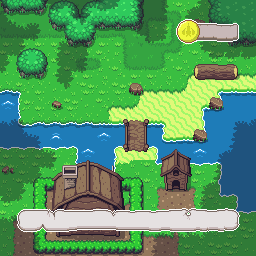

Tiled map render using the project's own tile images. Description and the map definition, with tile-layer contents summarised, below:
An orthogonal 16x16 tile map with 16x16 px tiles, 4 tile layers (layer0l, layer1l, layer2l, layer3l), 4 hidden layers not drawn.

<map version="1.4" tiledversion="1.4.2" orientation="orthogonal" renderorder="right-down" width="16" height="16" tilewidth="16" tileheight="16" infinite="0" nextlayerid="10" nextobjectid="14">
 <tileset firstgid="1" name="vram" tilewidth="16" tileheight="16" tilecount="4096" columns="64">
  <image source="vram.png" width="1024" height="1024" />
  <terraintypes>
   <terrain name="Grass" tile="-1" />
   <terrain name="Grass light" tile="0" />
   <terrain name="water" tile="0" />
   <terrain name="grass dark" tile="0" />
   <terrain name="earth" tile="0" />
   <terrain name="bush" tile="0" />
   <terrain name="shadow" tile="0" />
  </terraintypes>
  <tile id="192" terrain="0,0,0,1" />
  <tile id="193" terrain="0,0,1,1" />
  <tile id="194" terrain="0,0,1,0" />
  <tile id="256" terrain="0,1,0,1" />
  <tile id="257" terrain="1,1,1,1" />
  <tile id="258" terrain="1,0,1,0" />
  <tile id="320" terrain="0,1,0,0" />
  <tile id="321" terrain="1,1,0,0" />
  <tile id="322" terrain="1,0,0,0" />
  <tile id="384" terrain="1,1,1,0" />
  <tile id="385" terrain="1,1,0,1" />
  <tile id="386" terrain="0,0,0,2" />
  <tile id="387" terrain="0,0,2,2" />
  <tile id="388" terrain="0,0,2,0" />
  <tile id="399" terrain="1,1,1,2" />
  <tile id="400" terrain="1,1,2,2" />
  <tile id="401" terrain="1,1,2,1" />
  <tile id="448" terrain="1,0,1,1" />
  <tile id="449" terrain="0,1,1,1" />
  <tile id="450" terrain="0,2,0,2" />
  <tile id="451" terrain="2,2,2,2" />
  <tile id="452" terrain="2,0,2,0" />
  <tile id="463" terrain="1,2,1,2" />
  <tile id="465" terrain="2,1,2,1" />
  <tile id="514" terrain="0,2,0,0" />
  <tile id="515" terrain="2,2,0,0" />
  <tile id="516" terrain="2,0,0,0" />
  <tile id="527" terrain="1,2,1,1" />
  <tile id="528" terrain="2,2,1,1" />
  <tile id="529" terrain="2,1,1,1" />
  <tile id="576" terrain="0,0,0," />
  <tile id="577" terrain="0,0,,0" />
  <tile id="578" terrain="2,2,2,0" />
  <tile id="579" terrain="2,2,0,2" />
  <tile id="580" terrain=",0,,0" />
  <tile id="581" terrain="0,0,0,0" />
  <tile id="582" terrain="0,,0," />
  <tile id="583" terrain="0,0,0,0" />
  <tile id="584" terrain="0,0,0,0" />
  <tile id="585" terrain="0,0,0,0" />
  <tile id="591" terrain="2,2,2,1" />
  <tile id="592" terrain="2,2,1,2" />
  <tile id="640" terrain="0,,0,0" />
  <tile id="641" terrain=",0,0,0" />
  <tile id="642" terrain="2,0,2,2" />
  <tile id="643" terrain="0,2,2,2" />
  <tile id="644" terrain=",0,,0" />
  <tile id="645" terrain="0,0,0,0" />
  <tile id="646" terrain="0,,0," />
  <tile id="647" terrain="0,0,0,0" />
  <tile id="648" terrain="0,0,0,0" />
  <tile id="655" terrain="2,1,2,2" />
  <tile id="656" terrain="1,2,2,2" />
  <tile id="704" terrain=",,,0" />
  <tile id="705" terrain=",,0,0" />
  <tile id="706" terrain=",,0," />
  <tile id="708" terrain=",0,," />
  <tile id="709" terrain="0,0,," />
  <tile id="710" terrain="0,,," />
  <tile id="840" terrain="2,1,2,0" />
  <tile id="841" terrain="1,2,0,2" />
  <tile id="842" terrain="2,2,1,0" />
  <tile id="843" terrain="2,2,0,1" />
  <tile id="904" terrain="2,0,2,1" />
  <tile id="905" terrain="0,2,1,2" />
  <tile id="906" terrain="1,0,2,2" />
  <tile id="907" terrain="0,1,2,2" />
  <tile id="1026" terrain="5,5,5,5" />
  <tile id="1027" terrain=",5,5,5" />
  <tile id="1028" terrain="5,,5,5" />
  <tile id="1029" terrain=",,,5" />
  <tile id="1030" terrain=",,5," />
  <tile id="1031" terrain=",5,5," />
  <tile id="1093" terrain=",5,," />
  <tile id="1094" terrain="5,,," />
  <tile id="1095" terrain="5,,,5" />
  <tile id="1097" terrain="0,,," />
  <tile id="1098" terrain=",0,," />
  <tile id="1107" terrain=",,,6" />
  <tile id="1108" terrain=",,6,6" />
  <tile id="1109" terrain=",,6," />
  <tile id="1157" terrain=",,5,5" />
  <tile id="1158" terrain=",5,,5" />
  <tile id="1159" terrain="5,,5," />
  <tile id="1169" terrain="6,6,6," />
  <tile id="1170" terrain="6,6,,6" />
  <tile id="1171" terrain=",6,,6" />
  <tile id="1172" terrain="6,6,6,6" />
  <tile id="1173" terrain="6,,6," />
  <tile id="1219" terrain="5,5,,5" />
  <tile id="1220" terrain="5,5,5," />
  <tile id="1221" terrain="5,5,," />
  <tile id="1233" terrain="6,,6,6" />
  <tile id="1234" terrain=",6,6,6" />
  <tile id="1235" terrain=",6,," />
  <tile id="1236" terrain="6,6,," />
  <tile id="1237" terrain="6,,," />
  <tile id="1856" terrain="0,0,0,4" />
  <tile id="1857" terrain="0,0,4,4" />
  <tile id="1858" terrain="0,0,4,0" />
  <tile id="1870" terrain="0,0,0,3" />
  <tile id="1871" terrain="0,0,3,3" />
  <tile id="1872" terrain="0,0,3,0" />
  <tile id="1873" terrain="3,3,3,3" />
  <tile id="1874" terrain="3,3,3,3" />
  <tile id="1920" terrain="0,4,0,4" />
  <tile id="1921" terrain="4,4,4,4" />
  <tile id="1922" terrain="4,0,4,0" />
  <tile id="1934" terrain="0,3,0,3" />
  <tile id="1935" terrain="3,3,3,3" />
  <tile id="1936" terrain="3,0,3,0" />
  <tile id="1937" terrain="3,3,3,3" />
  <tile id="1938" terrain="3,3,3,3" />
  <tile id="1984" terrain="0,4,0,0" />
  <tile id="1985" terrain="4,4,0,0" />
  <tile id="1986" terrain="4,0,0,0" />
  <tile id="1998" terrain="0,3,0,0" />
  <tile id="1999" terrain="3,3,0,0" />
  <tile id="2000" terrain="3,0,0,0" />
  <tile id="2048" terrain="4,4,4,0" />
  <tile id="2049" terrain="4,4,0,4" />
  <tile id="2050" terrain="4,4,4,4" />
  <tile id="2062" terrain="3,3,3,0" />
  <tile id="2063" terrain="3,3,0,3" />
  <tile id="2112" terrain="4,0,4,4" />
  <tile id="2113" terrain="0,4,4,4" />
  <tile id="2126" terrain="3,0,3,3" />
  <tile id="2127" terrain="0,3,3,3" />
 </tileset>
 <layer id="1" name="layer0l" width="16" height="16">
  <data>[256 cells, 256 non-empty, 63 distinct tile ids]</data>
 </layer>
 <layer id="4" name="layer1l" width="16" height="16">
  <data>[256 cells, 93 non-empty, 66 distinct tile ids]</data>
 </layer>
 <layer id="2" name="layer0h" width="16" height="16" visible="0">
  <data>[256 cells, 0 non-empty, 0 distinct tile ids]</data>
 </layer>
 <layer id="3" name="layer1h" width="16" height="16" visible="0">
  <data>[256 cells, 0 non-empty, 0 distinct tile ids]</data>
 </layer>
 <layer id="5" name="layer2l" width="16" height="16">
  <data>[256 cells, 130 non-empty, 22 distinct tile ids]</data>
 </layer>
 <layer id="7" name="layer3l" width="16" height="16">
  <data>[256 cells, 37 non-empty, 35 distinct tile ids]</data>
 </layer>
 <layer id="6" name="layer2h" width="16" height="16" visible="0">
  <data>[256 cells, 0 non-empty, 0 distinct tile ids]</data>
 </layer>
 <layer id="8" name="layer3h" width="16" height="16" visible="0">
  <data>[256 cells, 0 non-empty, 0 distinct tile ids]</data>
 </layer>
</map>